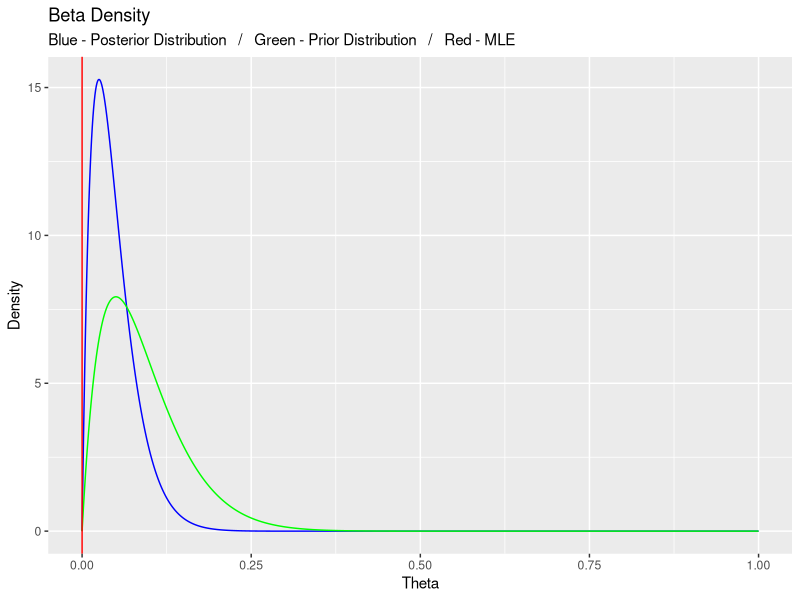

Source code (R):

### Load in the necessary packages

library(ggplot2)
library(coda)



##### Problem 2 #####



## Set the parameter values

y <- 0
n <- 20
alpha <- 2
beta <- 20

## Set the theta values

theta <- seq(from = 0, to = 1, length.out = 1000)



### Part i ###



## Plot the posterior distribution

post_beta_dens <- dbeta(x = theta, shape1 = y + alpha, shape2 = (n - y) + beta)

ggplot() +
    geom_line(aes(x = theta, y = post_beta_dens), col = "blue") +
    geom_line(aes(x = theta, y = dbeta(x = theta, shape1 = alpha, shape2 = beta)), col = "green") +
    geom_vline(aes(xintercept = (y / n)), col = "red") +
    labs(x = "Theta", y = "Density", title = "Beta Density",
         subtitle = "Blue - Posterior Distribution   /   Green - Prior Distribution   /   Red - MLE")



### Part ii ###



## Draw a sample from my posterior distribution

post_beta_rand <- rbeta(n = 10000, shape1 = y + alpha, shape2 = (n - y) + beta)

## Compute the HPD interval

bayes_int <- HPDinterval(as.mcmc(post_beta_rand), prob = 0.95)[1, 1:2]

## Calculate the MLE

y_hat <- (y / n)

## Compute the frequentist interval

freq_int <- c((y_hat) - (1.96 * (sqrt(y_hat * (1 - y_hat)) / 2)),
              (y_hat) + (1.96 * (sqrt(y_hat * (1 - y_hat)) / 2)))



### Part iii ###



## Compute the log odds of our posterior beta distrbution

odds_samp <- log(post_beta_rand / (1 - post_beta_rand))

## Compute the HPS interval

bayes_int_odds <- HPDinterval(as.mcmc(odds_samp), prob = 0.95)[1, 1:2]



##### Problem 3 #####
